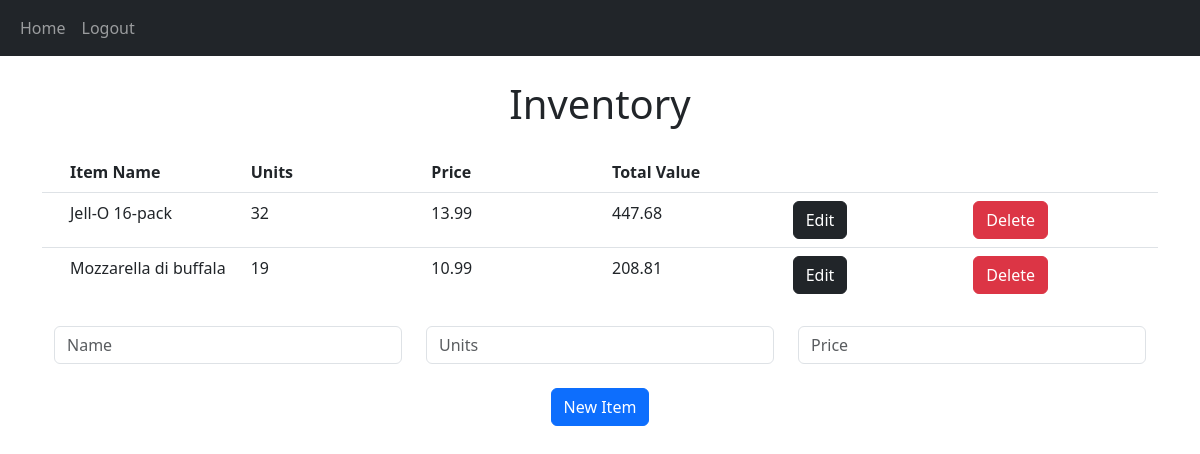
Page / (signed in) on the earlier database version.
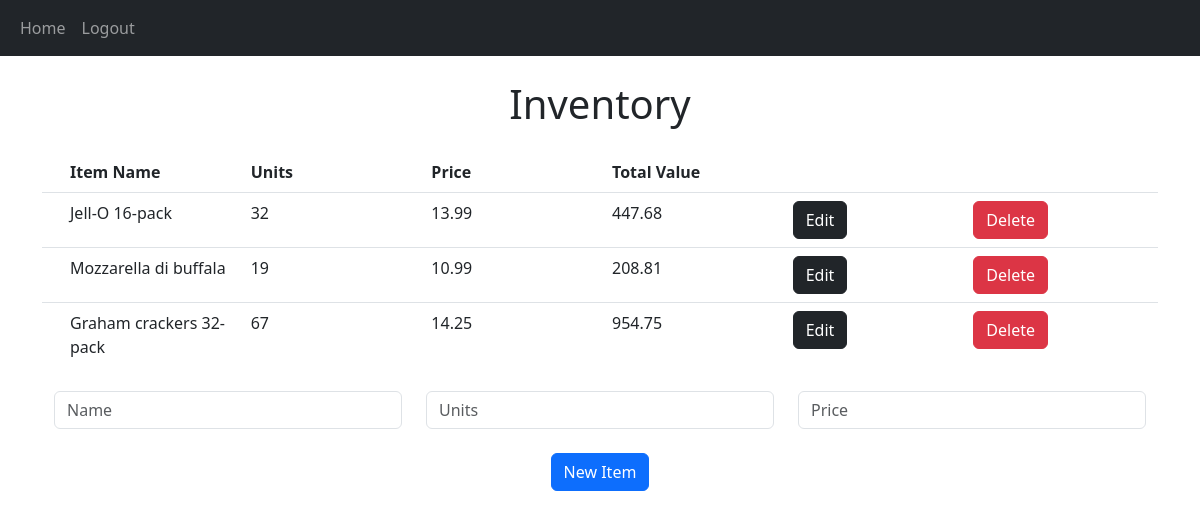
Same page on the later database version.
### website/models.py (models this page shows)
class Item(db.Model):
    id = db.Column(db.Integer, primary_key=True)
    itemName = db.Column(db.String(8192))
    units = db.Column(db.Integer)
    price = db.Column(db.Float)
    value = db.Column(db.Float)
    user_id = db.Column(db.Integer, db.ForeignKey('user.id'))

### website/views.py (the view, shortened to what this page needs)
@views.route('/', methods=["GET", "POST"])
@login_required
def home():
    return render_template("home.html", user=current_user)

### website/__init__.py (called while the page is built)
def create_app():
    app = Flask(__name__)
    app.secret_key = 'master key'
    app.config["SQLALCHEMY_DATABASE_URI"] = f'sqlite:///{DB_NAME}'
    db.init_app(app)
    from .auth import auth
    from .views import views
    app.register_blueprint(views, url_prefix='/')
    app.register_blueprint(auth, url_prefix='/')
    from .models import User, Item
    create_database(app)
    login_manager = LoginManager()
    login_manager.login_view = 'auth.login'
    login_manager.init_app(app)
    @login_manager.user_loader
    def load_user(id):
        return User.query.get(int(id))
    return app

### website/templates/home.html (shortened to what this page needs)
{% extends "base.html" %} {% block title %}Home{% endblock %}
{% block content %}
<h1 class="text-center mt-4">Inventory</h1>
<form method="POST">
    <ul class="list-group list-group-flush mt-4" id="items">
        <li class="list-group-item">
            <div class="container">
                <div class="row">
                    <div class="col fw-bold">
                        Item Name
                    </div>
                    <div class="col fw-bold">
                        Units
                    </div>
                    <div class="col fw-bold">
                        Price
                    </div>
                    <div class="col fw-bold">
                        Total Value
                    </div>
                    <div class="col">
                    </div>
                    <div class="col">
                    </div>
                </div>
            </div>
        </li>
        {% for item in user.items %}
        <li class="list-group-item">
            <div class="container">
                <div class="row">
                    <div class="col">
                        {{ item.itemName }}
                    </div>
                    <div class="col">
                        {{ item.units }}
                    </div>
                    <div class="col">
                        {{ item.price }}
                    </div>
                    <div class="col">
                        {{ item.value }}
                    </div>
                    <div class="col">
                        <a type="button" class="btn btn-dark" href="{{ url_for('views.edit_item', id=item.id) }}">Edit</a>
                    </div>
                    <div class="col">
                        <button type="button" class="btn btn-danger" data-bs-dismiss="alert" onclick="deleteItem({{ item.id }})">Delete</button>
                    </div>
                </div>
            </div>
        </li>
        {% endfor %}
    </ul>
    <div class="container mt-4">
        <div class="row">
            <div class="col">
                <input name="itemName" id="itemName" required="true" class="form-control col-sm" placeholder="Name"></input>
            </div>
            <div class="col">
                <input type="number" min="0" step="1" required="true" name="units" id="units" class="form-control col-sm" placeholder="Units">
            </div>
            <div class="col">
                <input type="number" min="0.00" step="0.01" required="true" name="price" id="price" class="form-control col-sm" placeholder="Price">
            </div>
        </div>
    </div>
    <div class="d-flex justify-content-center">
        <button type="submit" class="btn btn-primary mt-4">New Item</button>
    </div>
</form>
{% endblock %}

Differences in the rows shown:
added Item: itemName "Graham crackers 32-pack", units "67", price "14.25", value "954.75"
